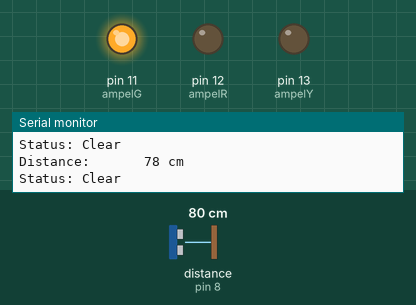
Bench run of a sketch on a simulated Arduino Uno, built with avr-gcc and run on an emulated ATmega328P. On the bench: output pins drawn as LEDs (lit = HIGH), the last lines printed to the serial monitor. Wiring (inferred from the names in the program): ultrasonic range finder: trigger pin 7; echo pin 8. The inputs (shaded band) are chosen by the test bench; at power-on: distance to the obstacle (sensor on pin 8) 80 cm. The echo pulse lasts 58.3 µs per cm; pins used as bus, display or sensor lines are not drawn.

Above: at 1.2 s.
1.3 s: distance to the obstacle (sensor on pin 8) set to 57 cm
2.8 s: distance to the obstacle (sensor on pin 8) set to 46 cm
At 3.7 s:
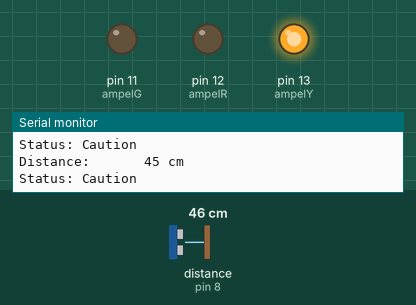
4.3 s: distance to the obstacle (sensor on pin 8) set to 24 cm
5.8 s: distance to the obstacle (sensor on pin 8) set to 19 cm
At 7.0 s:
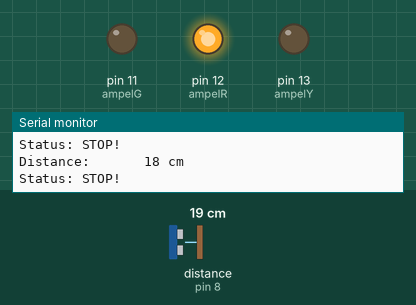
7.3 s: distance to the obstacle (sensor on pin 8) set to 120 cm
At 8.5 s:
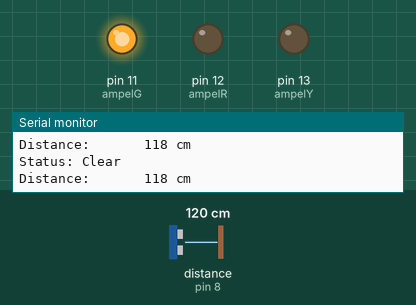
8.8 s: distance to the obstacle (sensor on pin 8) set to 2 cm
At 9.3 s:
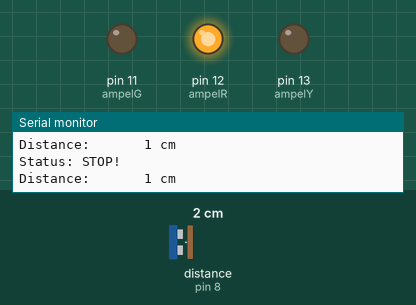
Timing chart, 0 to 11.3 s (numbered marks = the images above; inputs shaded):
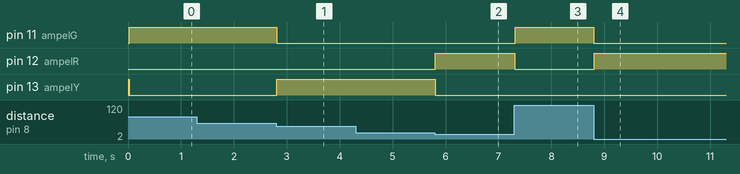

The sketch:

Ultrasonic_Distance_HCSR04.ino
```cpp
// Written by Ciaran MacNamee, based on Public Domain Code
// // 1. PIN DEFINITIONS

// Ultrasonic sensor pins
const int trigPin = 7;
const int echoPin = 8;

// Ultrasonic Timeout
#define HCSR04_TIMEOUT 25000
#define DANGER_ZONE 20
#define WARNING_ZONE 50

const float speedOfSound = 0.034;

// Traffic light LED pins
const int ampelR = 12;  // Red LED
const int ampelY = 13; // Yellow LED
const int ampelG = 11; // Green LED

// // 2. VARIABLES FOR DISTANCE & MOVING AVERAGE
long duration = 0;
int distance = 0;

const int numReadings = 5;
int readings[numReadings];
int readIndex = 0;
long total = 0;
int averageDistance = 0;

// // 3. TIME CONTROL VARIABLES (Global)

unsigned long lastTerminalUpdate = 0;    // For Terminal refresh timing
const int TerminalInterval = 200;        // Update Terminal every 200ms

// // 4. SETUP
void setup() {
  Serial.begin(9600);

  // Initial User Message

  Serial.println("System Ready");
  Serial.println("===============");

  pinMode(trigPin, OUTPUT);
  pinMode(echoPin, INPUT);
  pinMode(ampelR, OUTPUT);
  pinMode(ampelY, OUTPUT);
  pinMode(ampelG, OUTPUT);


  for (int i = 0; i < numReadings; i++) {
    readings[i] = 0;
  }
}


void loop() {
  unsigned long currentMillis = millis();
  // // 6. SENSOR MEASUREMENT
  digitalWrite(trigPin, LOW);
  delayMicroseconds(2);
  digitalWrite(trigPin, HIGH);
  delayMicroseconds(10);
  digitalWrite(trigPin, LOW);

  duration = pulseIn(echoPin, HIGH, HCSR04_TIMEOUT);
  distance = (duration * speedOfSound) / 2;

// distance <= 0 is an error, but set a safe distance value in this case
  if (distance <= 0) {
    distance = 200;
  }

  // // 7. CALCULATE MOVING AVERAGE
  total = total - readings[readIndex];
  readings[readIndex] = distance;
  total = total + readings[readIndex];
  readIndex = readIndex + 1;

  if (readIndex >= numReadings) {
    readIndex = 0;
  }
  averageDistance = total / numReadings;

  // // 8. TRAFFIC LIGHT LOGIC
  if (averageDistance <= DANGER_ZONE && averageDistance > 0) {
    digitalWrite(ampelR, HIGH); digitalWrite(ampelY, LOW); digitalWrite(ampelG, LOW);
  }
  else if (averageDistance > DANGER_ZONE && averageDistance <= WARNING_ZONE) {
    digitalWrite(ampelR, LOW); digitalWrite(ampelY, HIGH); digitalWrite(ampelG, LOW);
  }
  else {
    digitalWrite(ampelR, LOW); digitalWrite(ampelY, LOW); digitalWrite(ampelG, HIGH);
  }


  // // 9. DISPLAY LOGIC
  // We update the Terminal every 200ms
  if (currentMillis - lastTerminalUpdate >= TerminalInterval) {
    lastTerminalUpdate = currentMillis;

    Serial.print("Distance:       "); // Spaces clear old digits
    Serial.print(averageDistance);
    Serial.println(" cm");


    if(averageDistance <= DANGER_ZONE) Serial.println("Status: STOP!   ");
    else if(averageDistance <= WARNING_ZONE) Serial.println("Status: Caution ");
    else Serial.println("Status: Clear   ");
  }

}
```

Measured:
- the behaviour switches between 52 and 51 cm on distance to the obstacle (sensor on pin 8) (found by bisection; images 0 and 1)
- the behaviour switches between 22 and 21 cm on distance to the obstacle (sensor on pin 8) (found by bisection; images 1 and 2)
- after the input at 2.8 s, pin 11 (ampelG): HIGH → LOW at once; pin 13 (ampelY): LOW → HIGH at once
- after the input at 5.8 s, pin 12 (ampelR): LOW → HIGH at once; pin 13 (ampelY): HIGH → LOW at once
- after the input at 7.3 s, pin 11 (ampelG): LOW → HIGH at once; pin 12 (ampelR): HIGH → LOW at once
- after the input at 8.8 s, pin 11 (ampelG): HIGH → LOW at once; pin 12 (ampelR): LOW → HIGH at once
